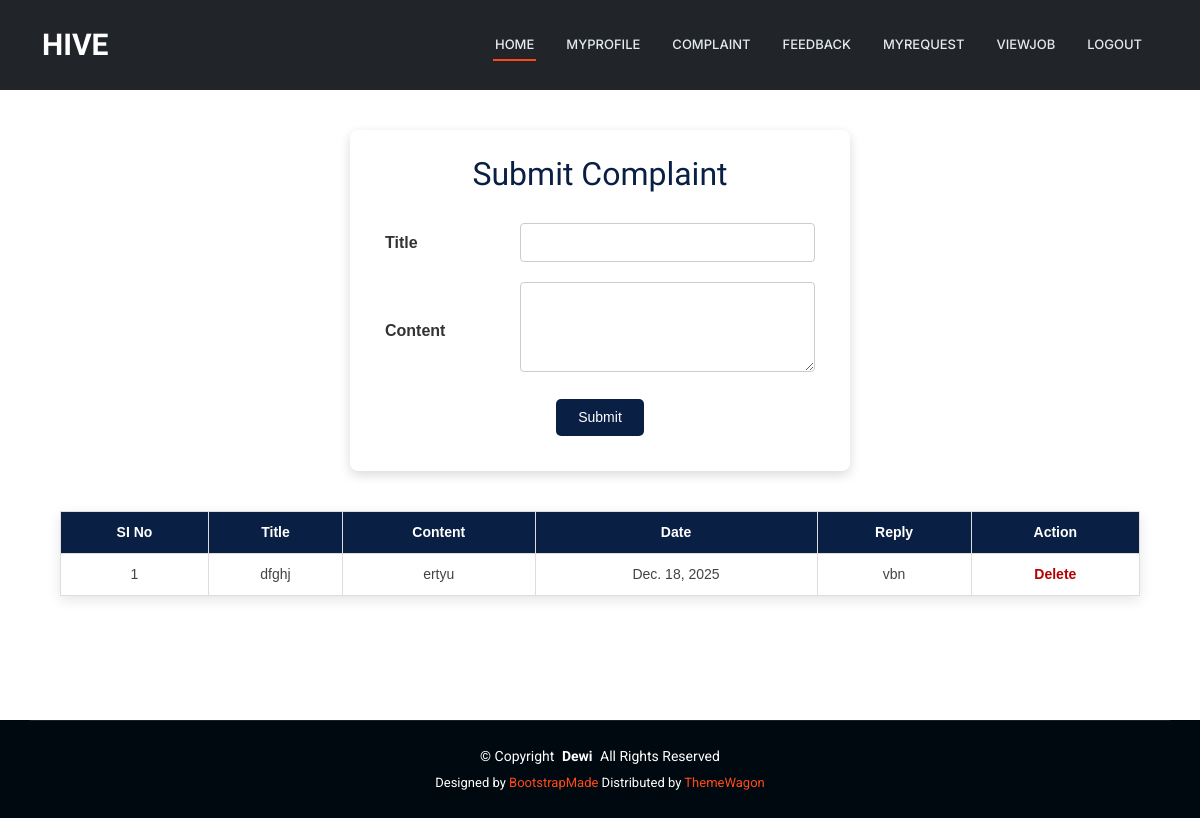
The page /User/Complaint/ (signed in) on the database as committed earlier.
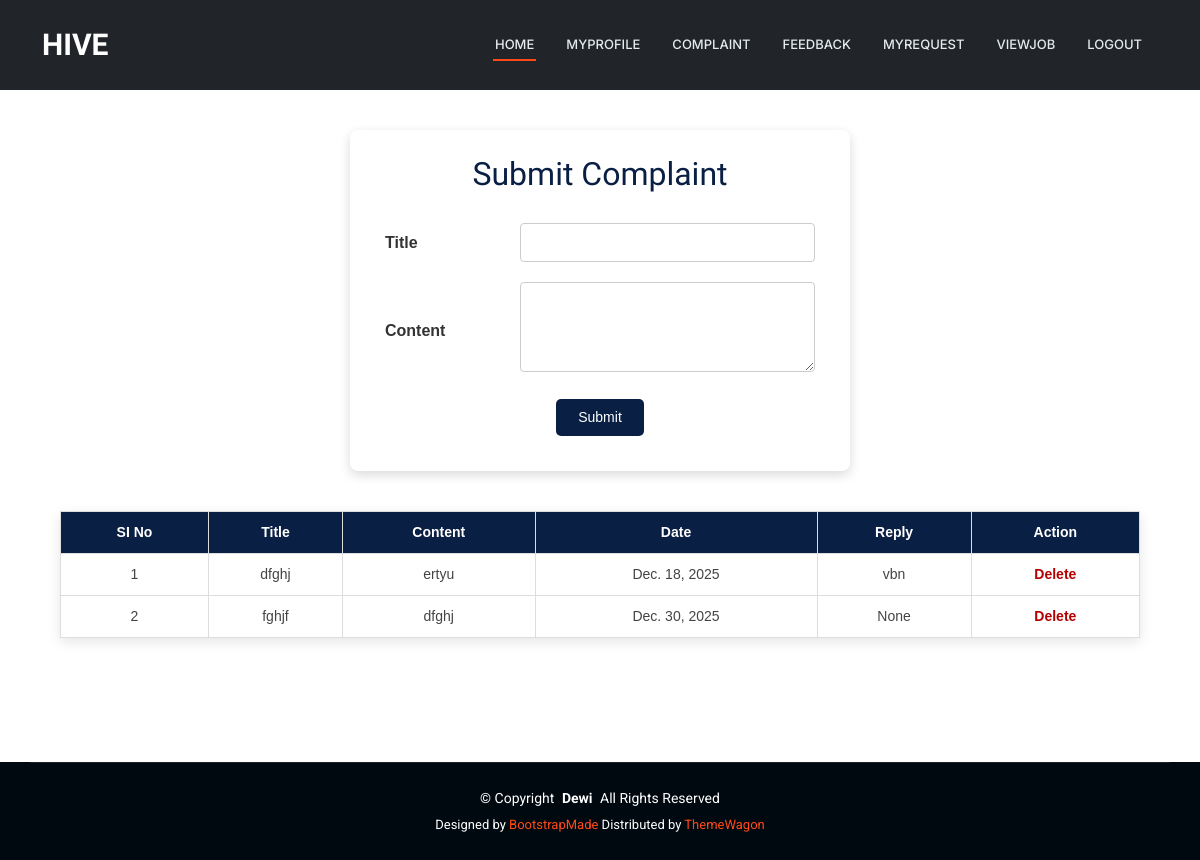
The same page on the database as committed later.
### User/models.py (models this page shows)
class tbl_complaint(models.Model):
    complaint_title=models.CharField(max_length=50)
    complaint_content=models.CharField(max_length=50)
    complaint_date=models.DateField(auto_now_add=True)
    complaint_reply=models.CharField(max_length=50,null=True)
    complaint_status=models.IntegerField(default=0)
    user_id=models.ForeignKey(tbl_user,on_delete=models.CASCADE)

### User/views.py (the view)
# urls.py: path('Complaint/',views.Complaint,name="Complaint"),
def Complaint(request):
    complaintdata= tbl_complaint.objects.filter(user_id=request.session['uid'])
    if request.method == "POST":
        title=request.POST.get("txt_title")
        content=request.POST.get("txt_content")
        user= tbl_user.objects.get(id=request.session['uid'])
        tbl_complaint.objects.create(complaint_title=title,complaint_content=content,user_id=user)
        return render(request,'User/Complaint.html',{'msg':'Complaint Registered...'})
    else:
        return render(request,'User/Complaint.html',{'complaintdata':complaintdata})

### User/Templates/User/Complaint.html (shortened to what this page needs)
{% extends 'User/Header.html' %}
{% block content %}
<head>
</head>
<div class="complaint-wrapper">
    <div class="complaint-form-card">
        <h2>Submit Complaint</h2>
        <form action="" method="POST">
            <table class="complaint-form-table">
                <tr>
                    <td class="complaint-label">Title</td>
                    <td>
                        <input type="text" name="txt_title" required class="complaint-input">
                    </td>
                </tr>
                <tr>
                    <td class="complaint-label">Content</td>
                    <td>
                        <textarea name="txt_content" required class="complaint-textarea"></textarea>
                    </td>
                </tr>
                <tr>
                    <td colspan="2" align="center">
                        <input type="submit" value="Submit" class="complaint-submit-btn">
                    </td>
                </tr>
            </table>
        </form>
    </div>
    <table class="complaint-list-table">
        <tr>
            <th>SI No</th>
            <th>Title</th>
            <th>Content</th>
            <th>Date</th>
            <th>Reply</th>
            <th>Action</th>
        </tr>
        {% for i in complaintdata %}
        <tr>
            <td>{{ forloop.counter }}</td>
            <td>{{ i.complaint_title }}</td>
            <td>{{ i.complaint_content }}</td>
            <td>{{ i.complaint_date }}</td>
            <td>{{ i.complaint_reply }}</td>
            <td>
                <a href="{% url 'User:DeleteComplaint' i.id %}" class="complaint-delete-link">
                    Delete
                </a>
            </td>
        </tr>
        {% endfor %}
    </table>
</div>
{% endblock %}

Rows that differ between the two databases and show on the page:
added tbl_complaint: complaint_title "fghjf", complaint_content "dfghj", complaint_date "Dec. 30, 2025", complaint_reply "None"
